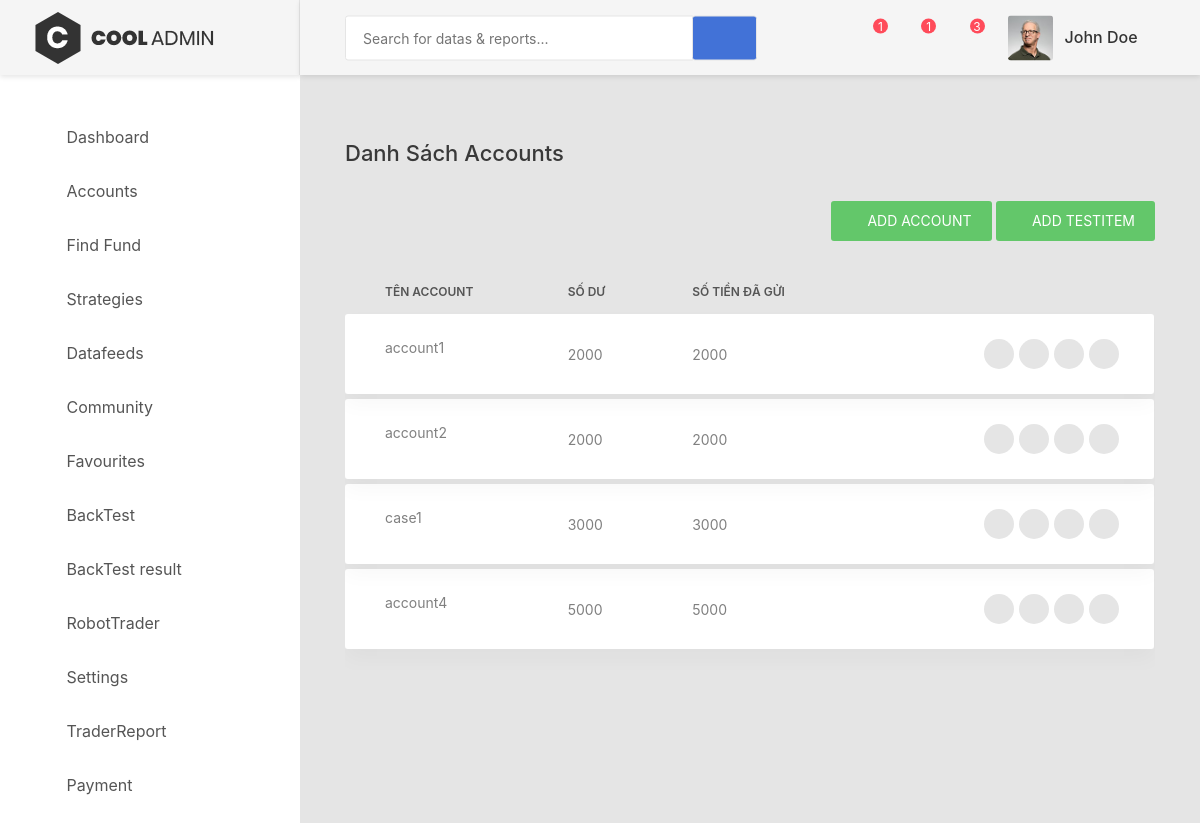
Screenshot of /accounts/list/ (signed in) with the database file from the repository.
### accounts/models.py (models this page shows, shortened)
class Account(models.Model):
    name = models.CharField(pgettext_lazy("Name of Account", "Name"), max_length=64)
    deposit = models.PositiveIntegerField('số tiền gửi')
    balance = models.IntegerField('Tiền còn lại', null=True, blank=True)
    description = models.TextField(blank=True, null=True)
    created_by = models.ForeignKey(User, related_name='account_created_by', on_delete=models.CASCADE)
    created_on = models.DateTimeField(_("Created on"), auto_now_add=True)
    is_active = models.BooleanField(default=False)
    class Meta:
        ordering = ['-created_on']

### accounts/views.py (the view)
# urls.py: path('list/', views.ListAccountView.as_view(), name = 'list'),
class ListAccountView(TemplateView):
    model = Account
    template_name = "accounts/list_accounts.html"
    def get_queryset(self):
        queryset = self.model.objects.filter(created_by = self.request.user.id).order_by('id')
        return queryset
    def get_context_data(self, **kwargs):
        context = super(ListAccountView, self).get_context_data(**kwargs)
        context["accounts_list"] = self.get_queryset()
        context["per_page"] = self.request.POST.get('per_page')
        return context

### accounts/templates/accounts/list_accounts.html (shortened to what this page needs)
{% extends "base.html" %}
{% load static %}
{% load paginate %}
{% block content %}
<div class="row">
    <div class="col-md-12">
        <h3 class="title-5 m-b-35">Danh sách accounts</h3>
        <div class="table-data__tool">
            <div class="table-data__tool-right">
                <a class="au-btn au-btn-icon au-btn--green au-btn--small" href="{% url 'accounts:create' %}">
                    <i class="zmdi zmdi-plus"></i>Add account</a>
                    <a class="au-btn au-btn-icon au-btn--green au-btn--small" href="{% url 'backtests:create' %}">
                        <i class="zmdi zmdi-plus"></i>Add testitem</a>
            </div>
        </div>
        <div class="table-responsive table-responsive-data2">
            <table class="table table-data2">
                <thead>
                    <tr>
                        <th>Tên account</th>
                        <th>số dư</th>
                        <th>số tiền đã gửi</th>
                        <th></th>
                    </tr>
                </thead>
                <tbody>
                    {% for account in accounts_list %}
                    <tr class="tr-shadow">
                        <td>{{ account.name }}</td>
                        <td>{{ account.balance }}</td>
                        <td>{{ account.deposit }}</td>
                        <td>
                            <div class="table-data-feature">
                                <a class="item" data-toggle="tooltip" data-placement="top" title="Send" href="#">
                                    <i class="zmdi zmdi-mail-send"></i>
                                </a>
                                <a class="item" data-toggle="tooltip" data-placement="top" title="Edit" href="{% url 'accounts:edit' account.id %}">
                                    <i class="zmdi zmdi-edit"></i>
                                </a>
                                <a class="item" data-toggle="tooltip"  data-placement="top" title="Delete" href="#">
                                    <i class="zmdi zmdi-delete"></i>
                                </a>
                                <a class="item" data-toggle="tooltip" data-placement="top" title="More" href="{% url 'accounts:detail' account.id %}">
                                    <i class="zmdi zmdi-more"></i>
                                </a>
                            </div>
                        </td>
                    </tr>
                    <tr class="spacer"></tr>
                   {% endfor %}
                </tbody>
            </table>
        </div>
    </div>
</div>
{% endblock %}

### rows the page displays
Account: name "account1", balance "2000", deposit "2000"
Account: name "account2", balance "2000", deposit "2000"
Account: name "case1", balance "3000", deposit "3000"
Account: name "account4", balance "5000", deposit "5000"
